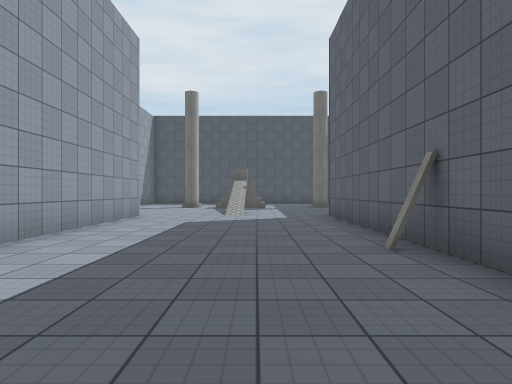
[1] (above)

18 first-person views from a walk through a Unity game level. The camera is 1.3 m above the floor, looks level and sees 75° across. The floor is counted in squares, 2 m on a side. Each view is taken from the middle of a square. On the plan, view 1 faces up. The plan holds only what a view shows up to about 10 squares ahead; the rest is blank. The place goes on beyond the plan. The player character is not drawn. Surface patterns are stand-ins for the level's own textures.

[2]
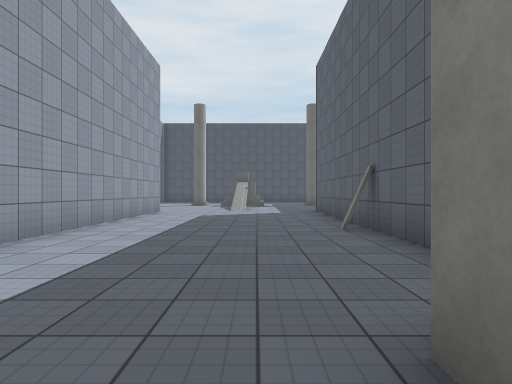

[3]
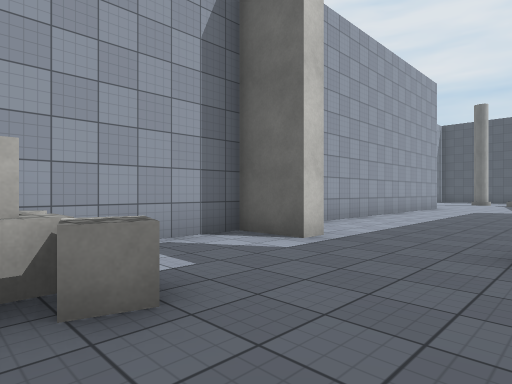

[4]
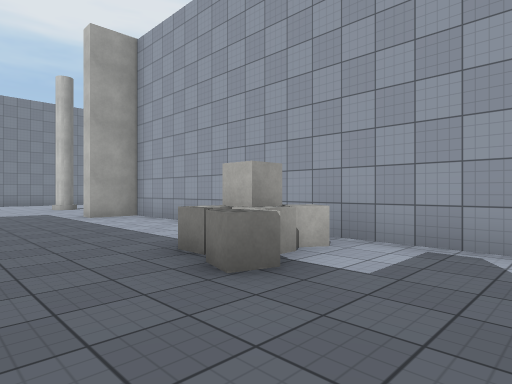

[5]
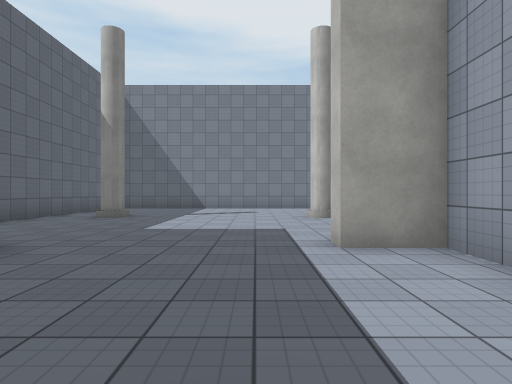

[6]
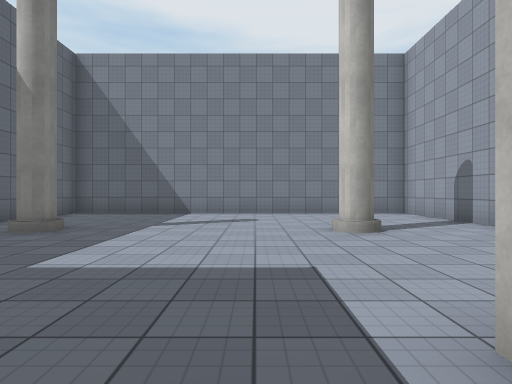

[7]
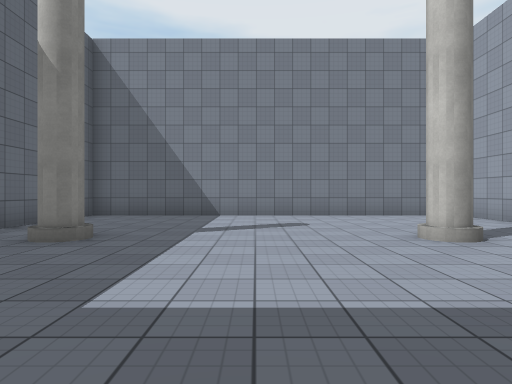

[8]
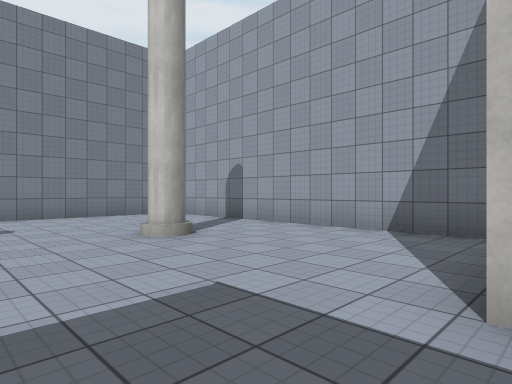

[9]
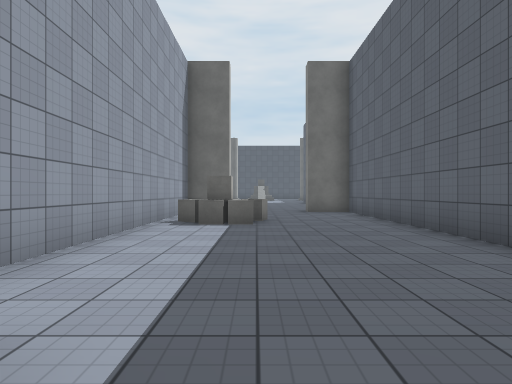

[10]
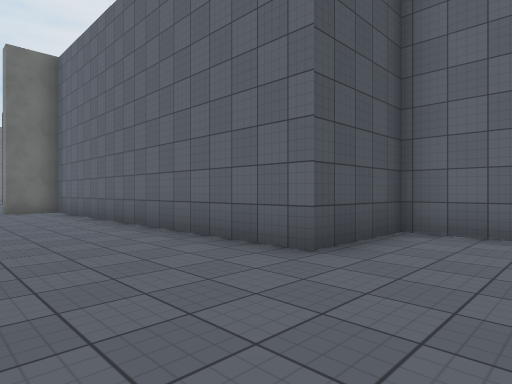

[11]
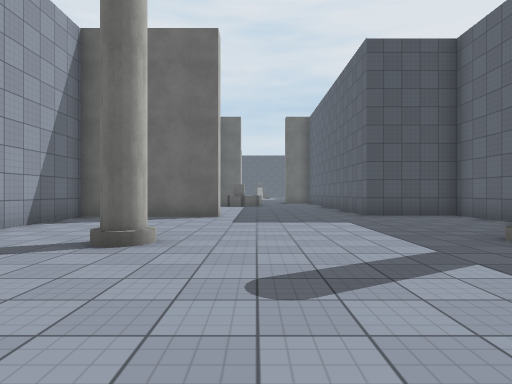

[12]
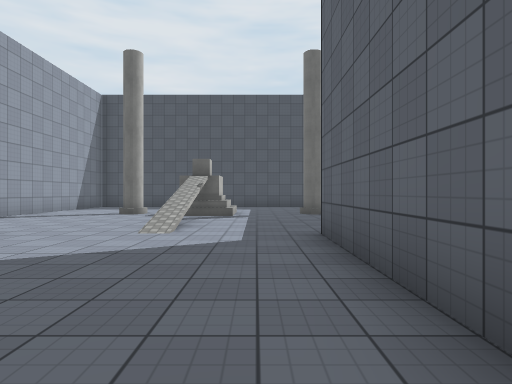

[13]
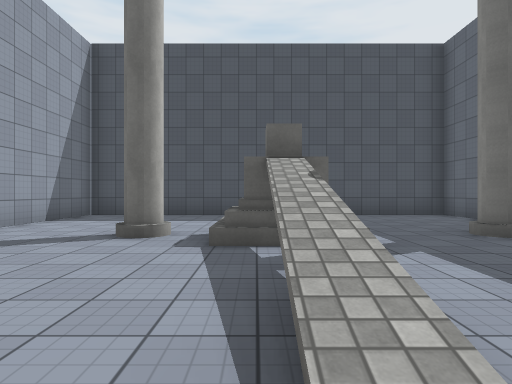

[14]
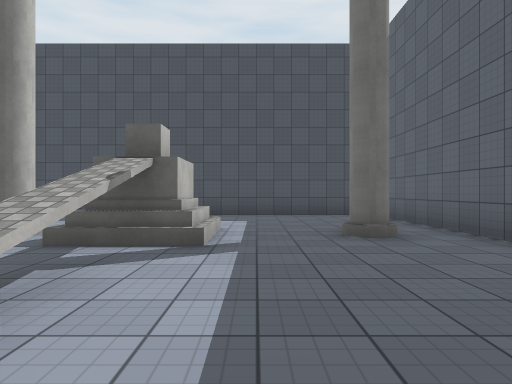

[15]
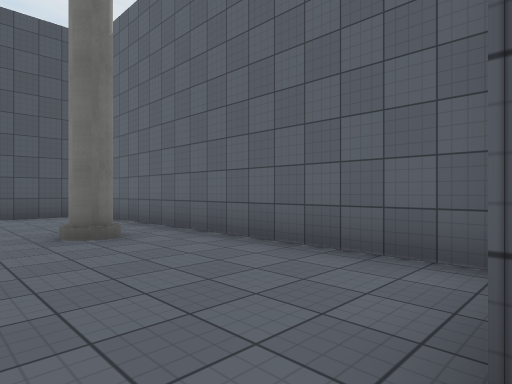

[16]
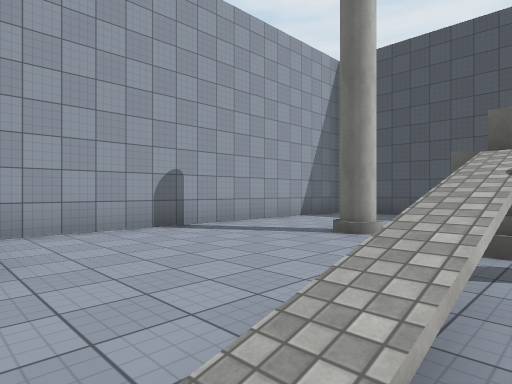

[17]
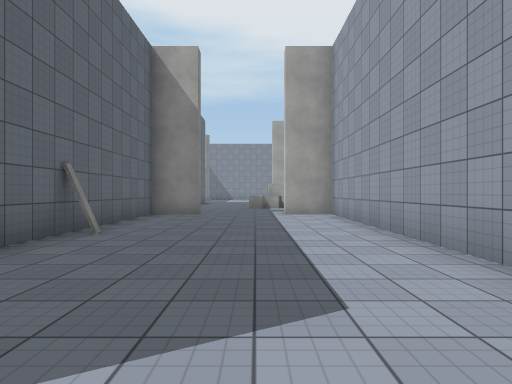

[18]
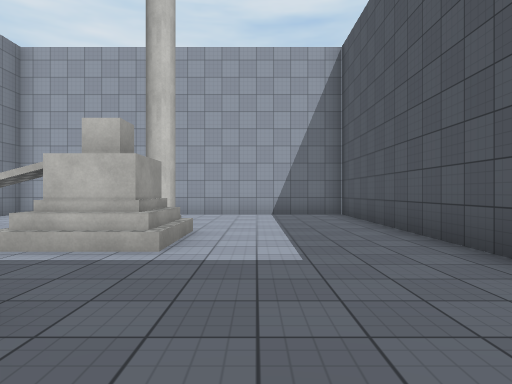

### Floor plan
Points are (right, up) in squares from view 1. A wall is a line through its corners. A room is listed if a view was taken in it or the views show most of it. See-through windows are left out.
Room 1 (views 1, 12, 13, 14, 15, 16, 17)
walls: (-3.2, 9.2) (-3.2, -0.7) (-2, -0.7); (0.7, -0.7) (2, -0.7) (2, 9.2)
ways out: opening at (-0.5, -1) to room 2; opening at (-0.4, 9.8) to room 3
objects: plank (2, 4)
Room 2 (views 2, 3, 4, 5, 6, 7, 8, 9, 10, 11)
walls: (-4.8, -20.2) (-3.9, -20.2); (2.9, -20.2) (4.5, -20.2) (4.5, -10.8) (2, -10.8) (2, -1.9); (1.4, -1.2) (0.7, -1.2) (0.7, -0.7); (-2, -0.7) (-2, -1.2) (-3.2, -1.2) (-3.2, -10.9) (-2, -10.9) (-2, -11.4) (-5.5, -11.4) (-5.5, -20)
ways out: opening at (-0.5, -1) to room 1
objects: other object (-2, -5) to (-1, -4)
Room 3 (view 18)
walls: (-0.4, 12.4) (-0.4, 10.2); (4.3, 9.5) (4.3, 18.5) (-5.7, 18.5) (-5.7, 9.2) (-4.9, 9.2)
ways out: opening at (-0.4, 9.8) to room 1
objects: other object (-1, 13); other object (-1, 14) to (0, 14)

Where each view was taken, in squares from view 1:
view 1: 0 up, 0 right, facing up
view 2: 2 down, 0 right, facing up
view 3: 5 down, 1 right, facing up-left
view 4: 2 down, 1 right, facing down-left
view 5: 7 down, 1 left, facing down
view 6: 10 down, 1 left, facing down
view 7: 11 down, 0 right, facing down
view 8: 11 down, 0 right, facing down-left
view 9: 12 down, 1 left, facing up
view 10: 13 down, 1 left, facing up-right
view 11: 20 down, 1 left, facing up
view 12: 4 up, 1 right, facing up
view 13: 9 up, 1 left, facing up
view 14: 9 up, 1 right, facing up
view 15: 9 up, 1 right, facing up-right
view 16: 9 up, 0 right, facing up-left
view 17: 9 up, 1 left, facing down
view 18: 16 up, 4 right, facing left
